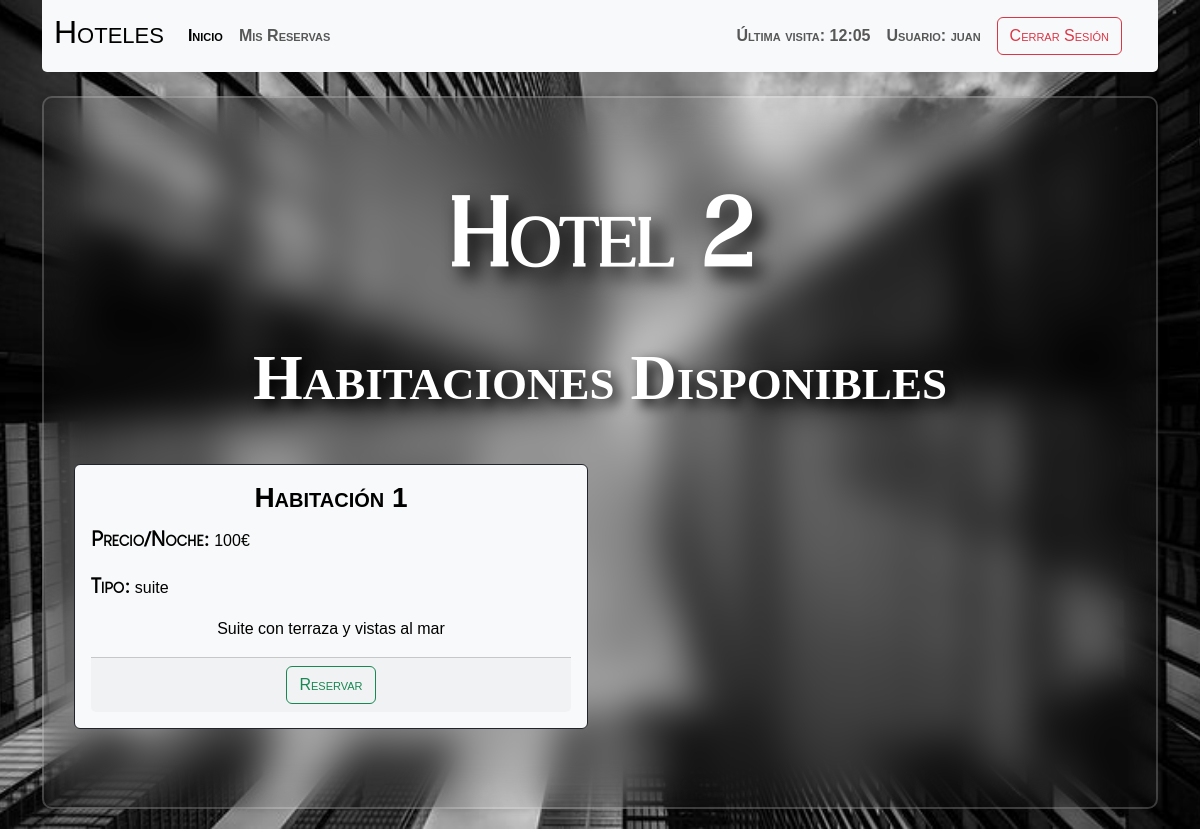
Screenshot of /ActividadUT6_Hoteles_SheilaLaraGarcia/index.php?controller=rooms&action=showRooms&idHotel=2 (signed in) with the database file from the repository.
### tables this page shows
CREATE TABLE habitaciones (
  id INT PRIMARY KEY AUTO_INCREMENT,
  id_hotel INT NOT NULL,
  num_habitacion INT NOT NULL,
  tipo VARCHAR(255) NOT NULL,
  precio FLOAT NOT NULL,
  descripcion TEXT NOT NULL,
  FOREIGN KEY (id_hotel) REFERENCES hoteles(id)
);

CREATE TABLE hoteles (
  id INT PRIMARY KEY AUTO_INCREMENT,
  nombre VARCHAR(255) NOT NULL,
  direccion VARCHAR(255) NOT NULL,
  ciudad VARCHAR(255) NOT NULL,
  pais VARCHAR(255) NOT NULL,
  num_habitaciones INT NOT NULL,
  descripcion TEXT NOT NULL,
  foto MEDIUMBLOB
);

### ActividadUT6_Hoteles_SheilaLaraGarcia/controllers/roomsController.php (called while the page is built)
<?php
class roomsController{
    public function __construct() {
        $this->model = new roomsModel();
        $this->view = new roomsViews();
    }
    public function showRooms() {
        $rooms = $this->model->getRooms();
        $this->view->showInfoRooms($rooms);
    }
}

### ActividadUT6_Hoteles_SheilaLaraGarcia/models/roomsModel.php (called while the page is built, shortened)
<?php
require_once $_SERVER['DOCUMENT_ROOT'] . '/ActividadUT6_Hoteles_SheilaLaraGarcia/db/db.php';
class roomsModel{
    private $pdo;
    public function __construct() {
        $this->db = new DB();
        $this->pdo = $this->db->getPDO();
    }
    public function getRooms() {
        $stmt = $this->pdo->prepare("SELECT HO.id AS idhotel, HO.nombre, HA.id AS idhab, HA.num_habitacion, HA.tipo, HA.precio, HA.descripcion
                                    FROM hoteles HO JOIN habitaciones HA
                                    ON (HO.id = HA.id_hotel)
                                    WHERE HO.id = ?;");
        $stmt->execute(array($_GET["idHotel"]));
        return $stmt->fetchAll(PDO::FETCH_ASSOC);
    }
}

### ActividadUT6_Hoteles_SheilaLaraGarcia/config/config.php (called while the page is built)
<?php
$usuario = 'root';
$pwd = '';
$dbname = 'hoteles';
$host = 'localhost';

### ActividadUT6_Hoteles_SheilaLaraGarcia/db/db.php (called while the page is built)
<?php
class db {
    private $pdo;
    public function __construct() {
        require $_SERVER['DOCUMENT_ROOT'] . '/ActividadUT6_Hoteles_SheilaLaraGarcia/config/config.php';
        try {
            $this->pdo = new PDO("mysql:host=$host;dbname=$dbname", $usuario, $pwd);
            $this->pdo->setAttribute(PDO::ATTR_ERRMODE, PDO::ERRMODE_EXCEPTION);
        } catch (Exception $ex) {
            echo '<div class="d-flex justify-content-center">
                    <div class="alert alert-warning d-grid gap-2 col-3 m-4 text-center" role="alert">
                        La página se encuentra en mantenimiento.
                    </div>
                </div>';
        }
    }
    public function getPDO() {
        return $this->pdo;
    }
}

### ActividadUT6_Hoteles_SheilaLaraGarcia/views/roomsView.php (the view)
<?php
class roomsViews{
    public function showInfoRooms($rooms) {
        echo '<section class="text-center text-md-start section">'
        . '<h1 class="m-5 text-center display-3" id="h1__section">' . $rooms[0]['nombre'] . '</h1>'
        . '<h2 class="m-5 text-center display-4" id="h2__section">Habitaciones Disponibles</h2>'
        . '<div class="row row-cols-1 row-cols-md-2 g-4 mb-5">';
        foreach ($rooms as $room) {
            echo '<div class="col-sm-6">
                    <div class="card border-dark text-bg-light">
                        <div class="card-body">
                            <h3 class="card-title text-center"><strong>Habitación '.$room['num_habitacion'].'</strong></h3>
                            <p class="card-text"><strong class="card-strong">Precio/Noche: </strong>'.$room['precio'].'€</p>
                            <p class="card-text"><strong class="card-strong">Tipo: </strong>'.$room['tipo'].'</p>
                            <p class="card-text text-center">'.$room['descripcion'].'</p>
                            <div class="card-footer text-center">
                                 <a href="index.php?controller=booking&action=showFormBooking&idhotel='.$room['idhotel'].'&idhab='.$room['idhab'].'&num_habitacion='.$room['num_habitacion'].'&nombre='.$room['nombre'].'&precio='.$room['precio'].'&descripcion='.$room['descripcion'].'" class="btn btn-outline-success">Reservar</a>
                            </div>
                        </div>
                    </div>
                </div>';
        }
        echo '</div>'
        . '</section>';
    }
}

### ActividadUT6_Hoteles_SheilaLaraGarcia/css/style.css (style rules this page uses)
* { margin: 0; padding: 0; box-sizing: border-box; font-family: "Poppins", sans-serif; }
.body { display: flex; justify-content: center; align-items: center; min-height: 100vh; background-image: url("../assets/images/fondo_02.jpg"); background-repeat: no-repeat; background-size: cover; background-position: center; }
h1 { font-size: 36px; text-align: center; }

### ActividadUT6_Hoteles_SheilaLaraGarcia/css/styleApp.css (style rules this page uses)
.body { background-image: url("../assets/images/fondo_02.jpg"); background-repeat: no-repeat; background-size: cover; margin: 0px; }
.section { background: transparent; border: 2px solid rgba(255, 255, 255, 0.2); backdrop-filter: blur(20px); box-shadow: 0 0 10px rgba(0, 0, 0, 0.2); border-radius: 10px; padding: 30px; margin-bottom: 20px; }
#h1__section { font-variant: small-caps; font-family: Vogue; color: white; font-size: 6em; text-shadow: black 0.1em 0.1em 0.2em; font-weight: bolder; }
#h2__section { font-variant: small-caps; font-family: Apollo; color: white; font-size: 4em; text-shadow: black 0.1em 0.1em 0.2em; font-weight: bolder; }
.card-title { font-variant: small-caps; font-family: Apollo; font-weight: bolder; }
.card-strong { font-family: Louis; font-variant: small-caps; font-size: 1.3rem; font-weight: bold; }
.card-text { font-family: Arial, Helvetica, sans-serif; }
.btn { font-family: Louis; font-variant: small-caps; }

### rows the page displays
habitaciones: id_hotel.nombre "Hotel 2", num_habitacion "1", precio "100", tipo "suite", descripcion "Suite con terraza y vistas al mar"

### other values shown
$_COOKIE['lastvisit'] "12:05"
$_SESSION['user'] "juan"
